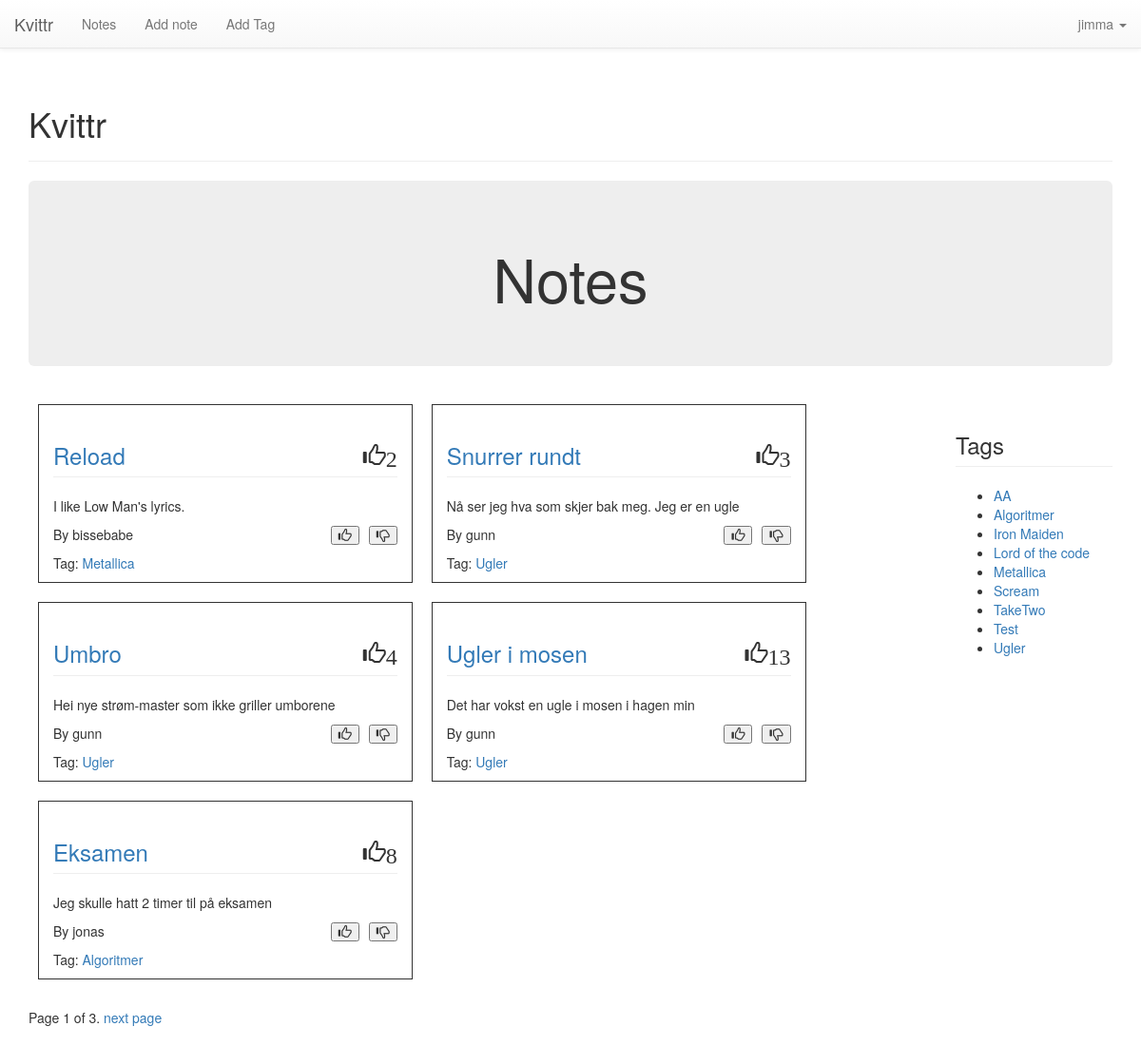
Screenshot of /notes/ (signed in) with the database file from the repository.
### notes/models.py (models this page shows, shortened)
class Note(models.Model):
	label = models.CharField(max_length = 30)
	body = models.TextField()
	timestamp = models.DateTimeField(auto_now_add=True)
	tags = models.ManyToManyField('Tag', related_name='notes')
	author = models.ForeignKey(User)
	num_likes = models.PositiveIntegerField(default=0)

class Tag(models.Model):
	label = models.CharField(max_length = 30)
	slug = models.SlugField(max_length=30)
	def __unicode__(self):
		return self.label

### notes/views.py (the view)
def index_view(request):
	notes = Note.objects.all().order_by('-timestamp')
	page_number = request.GET.get('page')
	paginator = Paginator(notes, 5)
	try:
		notes = paginator.page(page_number)
	except PageNotAnInteger:
		notes = paginator.page(1)
	except EmptyPage:
		notes = paginator.page(paginator.num_pages)
	if request.user.is_authenticated():
		user = request.user
	tags = Tag.objects.all().order_by('label')
	context = {
		'notes': notes,
		'tags': tags
		}
	return render (request, 'notes/index.html', context)

### templates/notes/index.html (shortened to what this page needs)
{% extends 'base.html' %}
{% block pagecontent %}
{% if user.is_authenticated %}
	<div class="jumbotron">
		<h1 align="center">Notes</h1>
	</div>
	<div class="row">
		<div class="col-sm-10">
			{% if notes%}
				{% for note in notes %}
					<div class="col-sm-5 border margin10">
						<h3 class="page-header"><a href="{% url 'notes:detailnote'%}?id={{note.id}}"> {{ note.label }} </a>
							<span id="likes_{{ note.id }}" class="glyphicon glyphicon-thumbs-up pull-right">{{ note.num_likes }} </span>
						</h3>
						<div>
							<p>{{ note.body }}</p>
							<button class="decrease glyphicon glyphicon-thumbs-down pull-right" data-noteid="{{ note.id }}"></button>
							<button class="increase glyphicon glyphicon-thumbs-up pull-right margin-right10" data-noteid="{{ note.id }}"></button>
						</div>
						<p class="pull-left">By {{ note.author }}</p>
						{% for tag in note.tags.all %}
							<p class="clear-both">Tag: <a href="{% url 'notes:tagsearch' slug=tag.slug %}">{{tag}}</a></p>
						{% endfor %}
					</div>
				{% endfor %}
			{% else %}
				<div class="col-sm-12">
					<h3>No notes yet</h3>
				</div>
			{% endif %}
		</div>
		<div class="col-sm-2">
			<h3 class="page-header">Tags</h3>
			<ul>
				{% if tags %}
					{% for tag in tags %}
						<li>
							<a href="{% url 'notes:tagsearch' slug=tag.slug %}">{{tag}}</a>
						</li>
					{% endfor %}
				{% else %}
					<div class="alert alert-warning">No tags yet</div>
				{% endif %}
			</ul>
		</div>
	</div>
	<div class="pagination">
		<span class="step-links">
		    <span class="current">
		    	Page {{ notes.number }} of {{ notes.paginator.num_pages }}.
		    </span>
		    {% if notes.has_next %}
		    	<a href="?page={{ notes.next_page_number }}">next page</a>
		    {% endif %}
		</span>
	</div>
{% endif %}
{% endblock pagecontent %}

### templates/base.html (shortened to what this page needs)
{% extends 'site_base.html' %}
{% block body %}
	 <nav class="navbar navbar-default navbar-fixed-top" role="navigation">
      <div class="container-fluid">
        <div class="navbar-header">
          <a class="navbar-brand" href="{% url 'home' %}">Kvittr</a>
        </div>
        <div class="collapse navbar-collapse" id="bs-example-navbar-collapse-1">
          <ul class="nav navbar-nav">
            {% if user.is_authenticated %}
              <li class="">
                  <a href="{% url 'notes:index' %}">Notes</a>
              </li>
              <li class="">
                <a href="{% url 'notes:addnote' %}">Add note</a>
              </li>
              <li>
                <a href="{% url 'notes:addtag' %}">Add Tag</a>
              </li>
            {% endif %}
          </ul>
          <ul class="nav navbar-nav navbar-right">
            {% if user.is_anonymous %}
                <li class="dropdown">
                  <a href="#" class="dropdown-toggle" data-toggle="dropdown">Login <span class="caret"></span></a>
                  <ul class="dropdown-menu" role="menu">
                    <li><a href="{% url 'useraccounts:login' %}">Sign in</a></li>
                    <li><a href="{% url 'useraccounts:register' %}">Register</a></li>
                  </ul>
                </li>
            {% else %}
                <li class="dropdown">
                  <a href="#" class="dropdown-toggle" data-toggle="dropdown">{{ user.username }} <span class="caret"></span></a>
                </li>
            {% endif %}
          </ul>
        </div>
      </div>
    </nav>
    <div class="container">
        <div class="page-header">
            <h1>Kvittr <small>{% block subheader %}{% endblock %}</small></h1>
        </div>
        {% block pagecontent %}
        {% endblock pagecontent%}
    </div>
{% endblock body %}

### static/kvittr/style.css (style rules this page uses)
body { padding-top: 70px; }
.border { border: 1px solid; }
.margin10 { margin: 10px; }
.margin-right10 { margin-right: 10px; }
.clear-both { clear: both; }

### rows the page displays
Note: label "Reload", num_likes "2", body "I like Low Man's lyrics.", author "bissebabe"
Tag: label "Metallica"
Note: label "Snurrer rundt", num_likes "3", body "Nå ser jeg hva som skjer bak meg. Jeg er en ugle", author "gunn"
Tag: label "Ugler"
Note: label "Umbro", num_likes "4", body "Hei nye strøm-master som ikke griller umborene", author "gunn"
Note: label "Ugler i mosen", num_likes "13", body "Det har vokst en ugle i mosen i hagen min", author "gunn"
Note: label "Eksamen", num_likes "8", body "Jeg skulle hatt 2 timer til på eksamen", author "jonas"
Tag: label "Algoritmer"
Tag: label "AA"
Tag: label "Iron Maiden"
Tag: label "Lord of the code"
Tag: label "Scream"
Tag: label "TakeTwo"
Tag: label "Test"

### other values shown
{{ user.username }} "jimma"
{{ notes.number }} "1"
{{ notes.paginator.num_pages }} "3"
